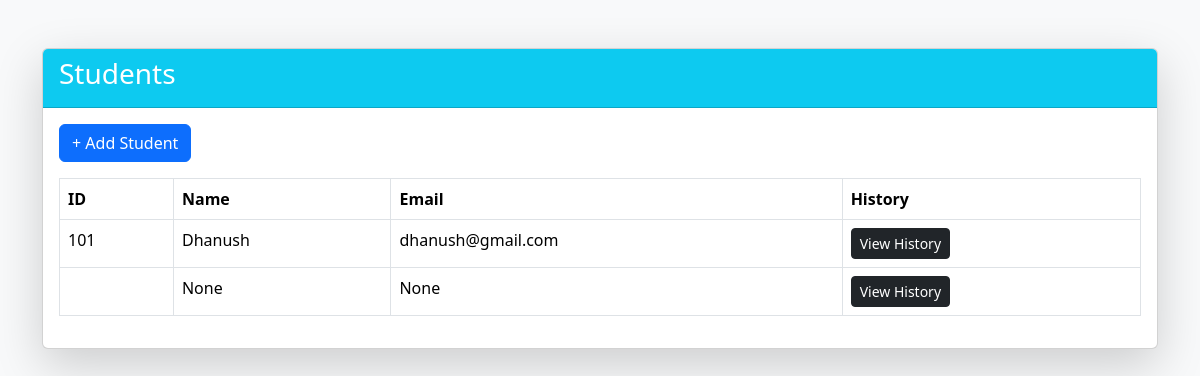
The page /api/students/list/ (signed in) on the database as committed earlier.
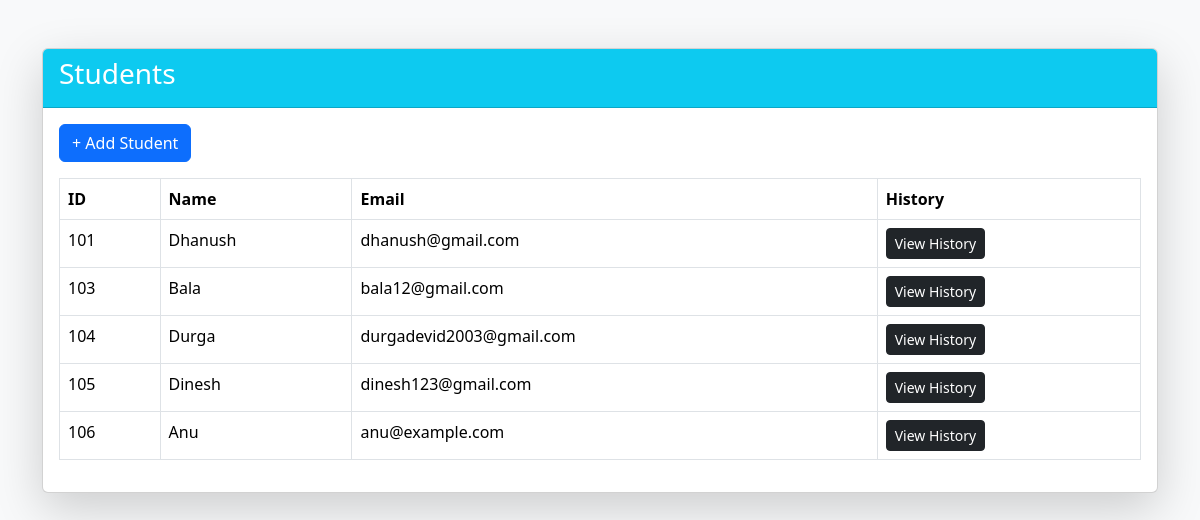
The same page on the database as committed later.
### students/models.py (models this page shows, shortened)
class Student(models.Model):
    user = models.OneToOneField(User, on_delete=models.CASCADE, null=True, blank=True,related_name="student")
    student_id = models.CharField(max_length=64, unique=True)
    name = models.CharField(max_length=200, blank=True, null=True)
    email = models.EmailField(blank=True, null=True)

### students/views.py (the view)
# urls.py: path("list/", views.student_list, name="student_list"),
@login_required
def student_list(request):
    students = Student.objects.all()
    return render(request, "students/student_list.html", {"students": students})

### students/context_processors.py (called while the page is built)
def unread_notifications(request):
    if request.user.is_authenticated and hasattr(request.user, 'student'):
        return {
            'unread_count': request.user.student.notifications.filter(read=False).count()
        }
    return {'unread_count': 0}

### students/templates/students/student_list.html (shortened to what this page needs)
<!DOCTYPE html>
<html>
<head>
    <link href="https://cdn.jsdelivr.net/npm/bootstrap@5.3.3/dist/css/bootstrap.min.css" rel="stylesheet">
</head>
<body class="bg-light">
<div class="container mt-5">
    <div class="card shadow-lg">
        <div class="card-header bg-info text-white">
            <h3>Students</h3>
        </div>
        <div class="card-body">
            <a href="{% url 'add_student' %}" class="btn btn-primary mb-3">+ Add Student</a>
            <table class="table table-bordered">
                <thead>
                    <tr>
                        <th>ID</th>
                        <th>Name</th>
                        <th>Email</th>
                        <th>History</th>
                    </tr>
                </thead>
                <tbody>
                {% for s in students %}
                    <tr>
                        <td>{{ s.student_id }}</td>
                        <td>{{ s.name }}</td>
                        <td>{{ s.email }}</td>
                        <td>
                            <a href="{% url 'prediction_history' s.id %}" class="btn btn-sm btn-dark">View History</a>
                        </td>
                    </tr>
                {% empty %}
                    <tr><td colspan="4" class="text-muted">No students yet.</td></tr>
                {% endfor %}
                </tbody>
            </table>
        </div>
    </div>
</div>
</body>
</html>

Rows that differ between the two databases and show on the page:
removed Student: name "None", email "None"
added Student: student_id "103", name "Bala", email "bala12@gmail.com"
added Student: student_id "104", name "Durga", email "durgadevid2003@gmail.com"
added Student: student_id "105", name "Dinesh", email "dinesh123@gmail.com"
added Student: student_id "106", name "Anu", email "anu@example.com"
